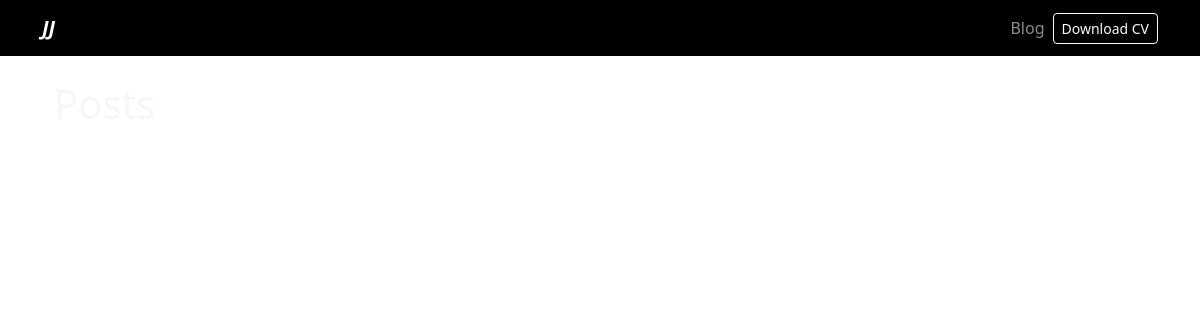
Before: /blog/ with the older database file.
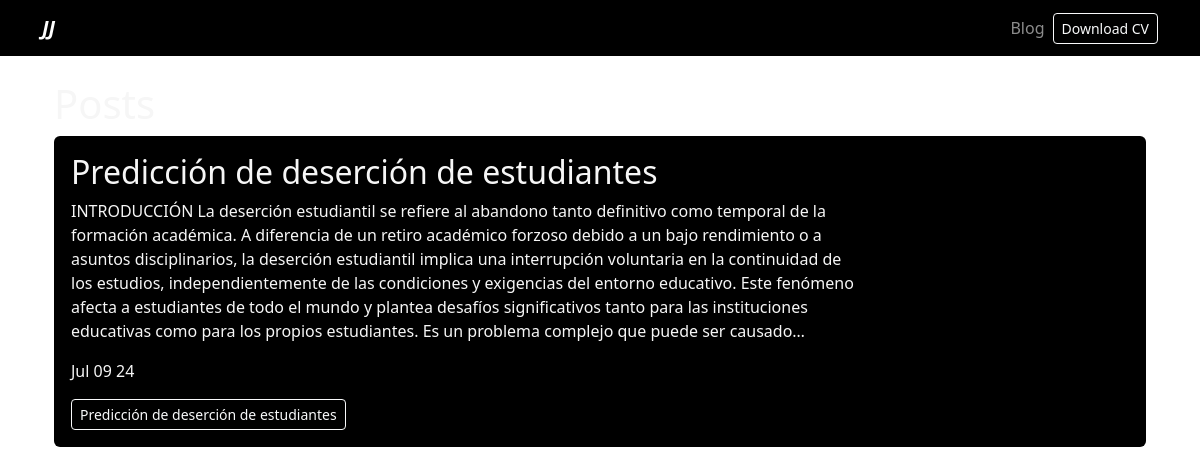
After: the same page with the newer database file.
### blog/models.py (models this page shows)
class Post(models.Model):
    title = models.CharField(max_length=100)
    description = models.TextField()
    image = models.ImageField(upload_to='static/portfolio')
    date = models.DateTimeField(datetime.date.today())

### blog/views.py (the view)
# urls.py: path('', render_posts, name='posts'),
def render_posts(request):
    posts = Post.objects.all() #trae todos los objetos de la base de datos
    return render(request, 'posts.html', {'posts': posts})

### blog/templates/posts.html
{% extends 'layout.html' %} {% block content %}
<h1>Posts</h1>
{% for post in posts %}
<div class="pd-3">
    <div class="card card-body bg-black card-project">
        <div class="row">
            <div class="col-9">
                <h2>{{ post.title }}</h2>
                <p>{{ post.description|truncatechars:600}}</p>
                <p>{{post.date|date:'M d y'}}</p>
                <a href="{% url 'blog:post_detail' post.id %}" class="btn btn-outline-light btn-sm">{{post.title}}</a>
            </div>
        </div>
    </div>
</div>
{% endfor %} {% endblock %}

### portafolio/templates/layout.html (shortened to what this page needs)
{% load static %}
<!DOCTYPE html>
<html lang="en">
<head>
    <link href="https://cdn.jsdelivr.net/npm/bootstrap@5.3.3/dist/css/bootstrap.min.css" rel="stylesheet">
    <link rel="stylesheet" href="https://cdnjs.cloudflare.com/ajax/libs/animate.css/4.1.1/animate.min.css"/>
    <link href="https://unpkg.com/aos@2.3.1/dist/aos.css" rel="stylesheet">
    <link rel="stylesheet" href="{% static 'main.css' %}">
</head>
<body>
    {% include 'components/navbar.html' %}
    <div class="container p-4">
    {% block content %}
    {% endblock %}
    </div>
</body>
</html>

### portafolio/templates/components/navbar.html (shortened to what this page needs)
{% load static %}
<nav class="navbar navbar-expand-lg  navbar-dark bg-black ">
    <div class="container">
      <a class="navbar-brand fw-bold fst-italic" href="/">JJ</a>
      <div class="collapse navbar-collapse" id="navbarNav">
        <ul class="navbar-nav ms-auto" >
          <li class="nav-item">
            <a class="nav-link" href="{% url 'blog:posts' %}">Blog</a>
          </li>
          <li class="nav-item d-flex align-items-center">
            <a class="btn btn-sm btn-outline-light" href="{% static 'portfolio/jader cv.pdf' %}" target="_blank">Download CV</a>
          </li>
        </ul>
      </div>
    </div>
  </nav>

### portafolio/static/main.css (style rules this page uses)
body { background-image: url("../media/background/3407044.jpg"); color: #f6f6f6; height:100vh; background-position: center center; background-repeat: no-repeat; background-attachment: fixed; background-size: cover; }
.bg-black { background-color: transparent; }

Changed rows visible on the page:
added Post: title "Predicción de deserción de estudiantes", description "INTRODUCCIÓN La deserción estudiantil se refiere al abandono tanto definitivo como temporal de la formación académica. A diferencia de un retiro académico forzoso debido a un bajo rendimiento o a asuntos disciplinarios, la deserción estudiantil implica una interrupción voluntaria en la continuidad de los estudios, independientemente de las condiciones y exigencias del entorno educativo. Este fenómeno afecta a estudiantes de todo el mundo y plantea desafíos significativos tanto para las instituciones educativas como para los propios estudiantes. Es un problema complejo que puede ser causado…", date "Jul 09 24"
